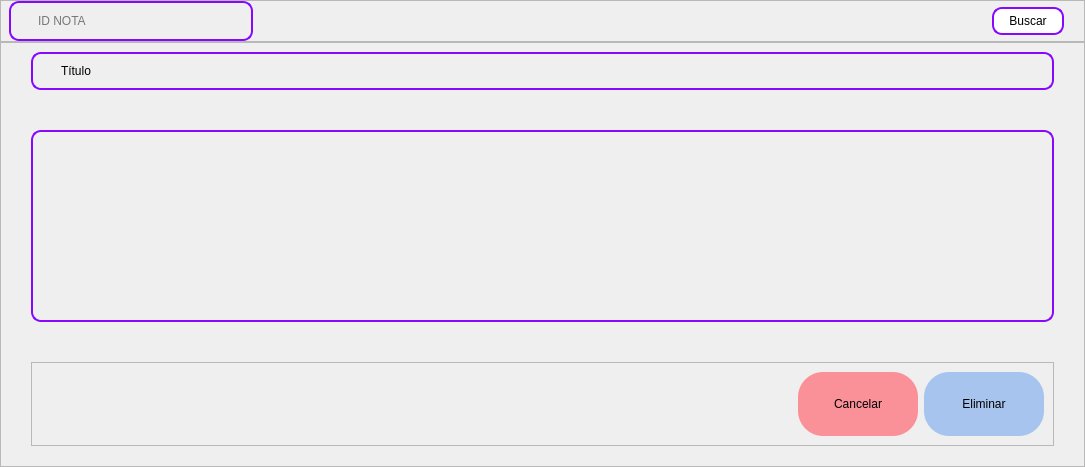
            <widget class="QWidget" name="p_Borrado">
             <layout class="QVBoxLayout" name="verticalLayout_31">
              <property name="spacing">
               <number>0</number>
              </property>
              <property name="leftMargin">
               <number>0</number>
              </property>
              <property name="topMargin">
               <number>0</number>
              </property>
              <property name="rightMargin">
               <number>0</number>
              </property>
              <property name="bottomMargin">
               <number>0</number>
              </property>
              <item>
               <widget class="QFrame" name="frame_4">
                <property name="enabled">
                 <bool>true</bool>
                </property>
                <property name="maximumSize">
                 <size>
                  <width>16777215</width>
                  <height>250</height>
                 </size>
                </property>
                <property name="layoutDirection">
                 <enum>Qt::LeftToRight</enum>
                </property>
                <property name="styleSheet">
                 <string notr="true"/>
                </property>
                <property name="frameShape">
                 <enum>QFrame::StyledPanel</enum>
                </property>
                <property name="frameShadow">
                 <enum>QFrame::Raised</enum>
                </property>
                <layout class="QHBoxLayout" name="horizontalLayout_10">
                 <property name="spacing">
                  <number>20</number>
                 </property>
                 <property name="leftMargin">
                  <number>8</number>
                 </property>
                 <property name="topMargin">
                  <number>0</number>
                 </property>
                 <property name="rightMargin">
                  <number>20</number>
                 </property>
                 <property name="bottomMargin">
                  <number>0</number>
                 </property>
                 <item>
                  <widget class="QLineEdit" name="deleteNoteId">
                   <property name="maximumSize">
                    <size>
                     <width>244</width>
                     <height>16777215</height>
                    </size>
                   </property>
                   <property name="styleSheet">
                    <string notr="true">QLineEdit {
font: 57 14pt &quot;Raleway Medium&quot;;
 border: 2px solid #8707ff;
 border-radius: 10px;
 padding: 10px 25px;
 background: transparent;
 max-width: 190px;
}

</string>
                   </property>
                   <property name="alignment">
                    <set>Qt::AlignLeading|Qt::AlignLeft|Qt::AlignTop</set>
                   </property>
                   <property name="placeholderText">
                    <string>ID NOTA</string>
                   </property>
                  </widget>
                 </item>
                 <item>
                  <spacer name="horizontalSpacer_9">
                   <property name="orientation">
                    <enum>Qt::Horizontal</enum>
                   </property>
                   <property name="sizeHint" stdset="0">
                    <size>
                     <width>215</width>
                     <height>20</height>
                    </size>
                   </property>
                  </spacer>
                 </item>
                 <item>
                  <widget class="QPushButton" name="searchButton_delete">
                   <property name="cursor">
                    <cursorShape>PointingHandCursor</cursorShape>
                   </property>
                   <property name="styleSheet">
                    <string notr="true">font: 57 14pt &quot;Raleway Medium&quot;;
 border: 2px solid #8707ff;
 border-radius: 10px;
 padding: 5px 15px;
 background: white;
</string>
                   </property>
                   <property name="text">
                    <string>Buscar</string>
                   </property>
                  </widget>
                 </item>
                </layout>
               </widget>
              </item>
              <item>
               <widget class="QFrame" name="frame_5">
                <property name="sizePolicy">
                 <sizepolicy hsizetype="Preferred" vsizetype="MinimumExpanding">
                  <horstretch>0</horstretch>
                  <verstretch>0</verstretch>
                 </sizepolicy>
                </property>
                <property name="styleSheet">
                 <string notr="true"/>
                </property>
                <property name="frameShape">
                 <enum>QFrame::StyledPanel</enum>
                </property>
                <property name="frameShadow">
                 <enum>QFrame::Raised</enum>
                </property>
                <layout class="QVBoxLayout" name="verticalLayout_32">
                 <property name="spacing">
                  <number>40</number>
                 </property>
                 <property name="leftMargin">
                  <number>30</number>
                 </property>
                 <property name="rightMargin">
                  <number>30</number>
                 </property>
                 <property name="bottomMargin">
                  <number>20</number>
                 </property>
                 <item>
                  <widget class="QLabel" name="tituloBorrado">
                   <property name="sizePolicy">
                    <sizepolicy hsizetype="Expanding" vsizetype="MinimumExpanding">
                     <horstretch>0</horstretch>
                     <verstretch>0</verstretch>
                    </sizepolicy>
                   </property>
                   <property name="maximumSize">
                    <size>
                     <width>16777215</width>
                     <height>80</height>
                    </size>
                   </property>
                   <property name="styleSheet">
                    <string notr="true">font: 81 25pt &quot;Raleway ExtraBold&quot;;
 border: 2px solid #8707ff;
 border-radius: 10px;
 padding: 10px 25px;
 background: transparent;
</string>
                   </property>
                   <property name="text">
                    <string>Título</string>
                   </property>
                   <property name="wordWrap">
                    <bool>true</bool>
                   </property>
                  </widget>
                 </item>
                 <item>
                  <widget class="QTextBrowser" name="contenidoBorrado">
                   <property name="styleSheet">
                    <string notr="true">QTextEdit {
font: 57 14pt &quot;Raleway Medium&quot;;
 border: 2px solid #8707ff;
 border-radius: 10px;
 padding: 10px 25px;
 background: transparent;
}</string>
                   </property>
                   <property name="readOnly">
                    <bool>true</bool>
                   </property>
                  </widget>
                 </item>
                 <item>
                  <widget class="QFrame" name="frame_6">
                   <property name="sizePolicy">
                    <sizepolicy hsizetype="Preferred" vsizetype="MinimumExpanding">
                     <horstretch>0</horstretch>
                     <verstretch>0</verstretch>
                    </sizepolicy>
                   </property>
                   <property name="maximumSize">
                    <size>
                     <width>16777215</width>
                     <height>150</height>
                    </size>
                   </property>
                   <property name="styleSheet">
                    <string notr="true"/>
                   </property>
                   <property name="frameShape">
                    <enum>QFrame::StyledPanel</enum>
                   </property>
                   <property name="frameShadow">
                    <enum>QFrame::Raised</enum>
                   </property>
                   <layout class="QHBoxLayout" name="horizontalLayout_5">
                    <item>
                     <spacer name="horizontalSpacer_3">
                      <property name="orientation">
                       <enum>Qt::Horizontal</enum>
                      </property>
                      <property name="sizeHint" stdset="0">
                       <size>
                        <width>757</width>
                        <height>20</height>
                       </size>
                      </property>
                     </spacer>
                    </item>
                    <item>
                     <widget class="QPushButton" name="cancelBttn_8">
                      <property name="minimumSize">
                       <size>
                        <width>120</width>
                        <height>64</height>
                       </size>
                      </property>
                      <property name="cursor">
                       <cursorShape>PointingHandCursor</cursorShape>
                      </property>
                      <property name="styleSheet">
                       <string notr="true">QPushButton {
	
	background-color: rgb(251, 145, 152);
	font: 57 10pt &quot;Raleway Medium&quot;;
	border-radius: 25px;
}
QPushButton:hover{
	
	background-color: rgb(230, 133, 139);
}</string>
                      </property>
                      <property name="text">
                       <string>Cancelar</string>
                      </property>
                      <property name="icon">
                       <iconset>
                        <normaloff>icon pack/CLOSE WINDOW.png</normaloff>icon pack/CLOSE WINDOW.png</iconset>
                      </property>
                      <property name="iconSize">
                       <size>
                        <width>36</width>
                        <height>36</height>
                       </size>
                      </property>
                     </widget>
                    </item>
                    <item>
                     <widget class="QPushButton" name="deleteNoteBttn">
                      <property name="minimumSize">
                       <size>
                        <width>120</width>
                        <height>64</height>
                       </size>
                      </property>
                      <property name="cursor">
                       <cursorShape>PointingHandCursor</cursorShape>
                      </property>
                      <property name="styleSheet">
                       <string notr="true">QPushButton {
	background-color: rgb(167, 196, 238);	
	font: 57 10pt &quot;Raleway Medium&quot;;
	border-radius: 25px;
}
QPushButton:hover{
	
	background-color: rgb(157, 184, 223);
}</string>
                      </property>
                      <property name="text">
                       <string>Eliminar</string>
                      </property>
                      <property name="icon">
                       <iconset>
                        <normaloff>icon pack/DELETE_bttn.png</normaloff>icon pack/DELETE_bttn.png</iconset>
                      </property>
                      <property name="iconSize">
                       <size>
                        <width>36</width>
                        <height>36</height>
                       </size>
                      </property>
                     </widget>
                    </item>
                   </layout>
                  </widget>
                 </item>
                </layout>
               </widget>
              </item>
             </layout>
            </widget>
